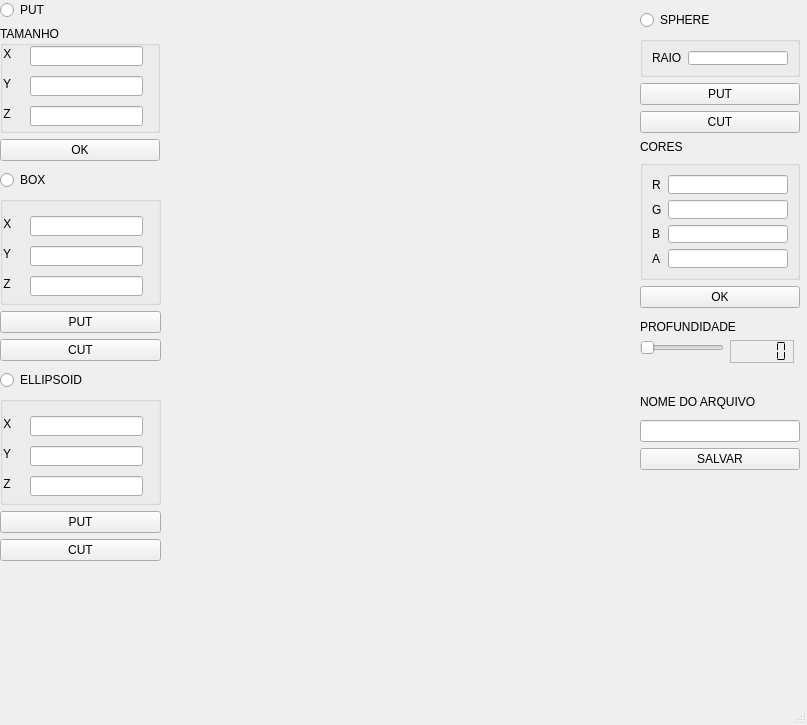
<?xml version="1.0" encoding="UTF-8"?>
<ui version="4.0">
 <class>MainWindow</class>
 <widget class="QMainWindow" name="MainWindow">
  <property name="geometry">
   <rect>
    <x>0</x>
    <y>0</y>
    <width>807</width>
    <height>725</height>
   </rect>
  </property>
  <property name="windowTitle">
   <string>MainWindow</string>
  </property>
  <widget class="QWidget" name="centralwidget">
   <widget class="QWidget" name="verticalLayoutWidget">
    <property name="geometry">
     <rect>
      <x>0</x>
      <y>0</y>
      <width>160</width>
      <height>161</height>
     </rect>
    </property>
    <layout class="QVBoxLayout" name="verticalLayout">
     <item>
      <widget class="QRadioButton" name="radioButtonPut">
       <property name="text">
        <string>PUT</string>
       </property>
      </widget>
     </item>
     <item>
      <widget class="QGroupBox" name="groupBox">
       <property name="title">
        <string>TAMANHO</string>
       </property>
       <widget class="QLabel" name="label_3">
        <property name="geometry">
         <rect>
          <x>0</x>
          <y>80</y>
          <width>21</width>
          <height>16</height>
         </rect>
        </property>
        <property name="text">
         <string> Z</string>
        </property>
       </widget>
       <widget class="QLineEdit" name="lineEditXPut">
        <property name="geometry">
         <rect>
          <x>30</x>
          <y>20</y>
          <width>113</width>
          <height>20</height>
         </rect>
        </property>
       </widget>
       <widget class="QLabel" name="label">
        <property name="geometry">
         <rect>
          <x>0</x>
          <y>20</y>
          <width>21</width>
          <height>16</height>
         </rect>
        </property>
        <property name="text">
         <string> X</string>
        </property>
       </widget>
       <widget class="QLineEdit" name="lineEditYPut">
        <property name="geometry">
         <rect>
          <x>30</x>
          <y>50</y>
          <width>113</width>
          <height>20</height>
         </rect>
        </property>
       </widget>
       <widget class="QLabel" name="label_2">
        <property name="geometry">
         <rect>
          <x>0</x>
          <y>50</y>
          <width>21</width>
          <height>16</height>
         </rect>
        </property>
        <property name="text">
         <string> Y</string>
        </property>
       </widget>
       <widget class="QLineEdit" name="lineEditZPut">
        <property name="geometry">
         <rect>
          <x>30</x>
          <y>80</y>
          <width>113</width>
          <height>20</height>
         </rect>
        </property>
       </widget>
      </widget>
     </item>
     <item>
      <widget class="QPushButton" name="pushButtonPut">
       <property name="text">
        <string>OK</string>
       </property>
      </widget>
     </item>
    </layout>
   </widget>
   <widget class="QWidget" name="verticalLayoutWidget_2">
    <property name="geometry">
     <rect>
      <x>0</x>
      <y>170</y>
      <width>161</width>
      <height>191</height>
     </rect>
    </property>
    <layout class="QVBoxLayout" name="verticalLayout_2">
     <item>
      <widget class="QRadioButton" name="radioButtonBox">
       <property name="text">
        <string>BOX</string>
       </property>
      </widget>
     </item>
     <item>
      <widget class="QGroupBox" name="groupBox_2">
       <property name="title">
        <string/>
       </property>
       <widget class="QLabel" name="label_4">
        <property name="geometry">
         <rect>
          <x>0</x>
          <y>80</y>
          <width>21</width>
          <height>16</height>
         </rect>
        </property>
        <property name="text">
         <string> Z</string>
        </property>
       </widget>
       <widget class="QLineEdit" name="lineEditXBox">
        <property name="geometry">
         <rect>
          <x>30</x>
          <y>20</y>
          <width>113</width>
          <height>20</height>
         </rect>
        </property>
       </widget>
       <widget class="QLabel" name="label_5">
        <property name="geometry">
         <rect>
          <x>0</x>
          <y>20</y>
          <width>21</width>
          <height>16</height>
         </rect>
        </property>
        <property name="text">
         <string> X</string>
        </property>
       </widget>
       <widget class="QLineEdit" name="lineEditYBox">
        <property name="geometry">
         <rect>
          <x>30</x>
          <y>50</y>
          <width>113</width>
          <height>20</height>
         </rect>
        </property>
       </widget>
       <widget class="QLabel" name="label_6">
        <property name="geometry">
         <rect>
          <x>0</x>
          <y>50</y>
          <width>21</width>
          <height>16</height>
         </rect>
        </property>
        <property name="text">
         <string> Y</string>
        </property>
       </widget>
       <widget class="QLineEdit" name="lineEditZBox">
        <property name="geometry">
         <rect>
          <x>30</x>
          <y>80</y>
          <width>113</width>
          <height>20</height>
         </rect>
        </property>
       </widget>
      </widget>
     </item>
     <item>
      <widget class="QPushButton" name="pushButtonPutBox">
       <property name="text">
        <string>PUT</string>
       </property>
      </widget>
     </item>
     <item>
      <widget class="QPushButton" name="pushButtonCutBox">
       <property name="text">
        <string>CUT</string>
       </property>
      </widget>
     </item>
    </layout>
   </widget>
   <widget class="QWidget" name="verticalLayoutWidget_3">
    <property name="geometry">
     <rect>
      <x>0</x>
      <y>370</y>
      <width>161</width>
      <height>191</height>
     </rect>
    </property>
    <layout class="QVBoxLayout" name="verticalLayout_3">
     <item>
      <widget class="QRadioButton" name="radioButtonEllip">
       <property name="text">
        <string>ELLIPSOID</string>
       </property>
      </widget>
     </item>
     <item>
      <widget class="QGroupBox" name="groupBox_3">
       <property name="title">
        <string/>
       </property>
       <widget class="QLabel" name="label_7">
        <property name="geometry">
         <rect>
          <x>0</x>
          <y>80</y>
          <width>21</width>
          <height>16</height>
         </rect>
        </property>
        <property name="text">
         <string> Z</string>
        </property>
       </widget>
       <widget class="QLineEdit" name="lineEditXEllip">
        <property name="geometry">
         <rect>
          <x>30</x>
          <y>20</y>
          <width>113</width>
          <height>20</height>
         </rect>
        </property>
       </widget>
       <widget class="QLabel" name="label_8">
        <property name="geometry">
         <rect>
          <x>0</x>
          <y>20</y>
          <width>21</width>
          <height>16</height>
         </rect>
        </property>
        <property name="text">
         <string> X</string>
        </property>
       </widget>
       <widget class="QLineEdit" name="lineEditYEllip">
        <property name="geometry">
         <rect>
          <x>30</x>
          <y>50</y>
          <width>113</width>
          <height>20</height>
         </rect>
        </property>
       </widget>
       <widget class="QLabel" name="label_9">
        <property name="geometry">
         <rect>
          <x>0</x>
          <y>50</y>
          <width>21</width>
          <height>16</height>
         </rect>
        </property>
        <property name="text">
         <string> Y</string>
        </property>
       </widget>
       <widget class="QLineEdit" name="lineEditZEllip">
        <property name="geometry">
         <rect>
          <x>30</x>
          <y>80</y>
          <width>113</width>
          <height>20</height>
         </rect>
        </property>
       </widget>
      </widget>
     </item>
     <item>
      <widget class="QPushButton" name="pushButtonPutEllipsoid">
       <property name="text">
        <string>PUT</string>
       </property>
      </widget>
     </item>
     <item>
      <widget class="QPushButton" name="pushButtonCutEllipsoid">
       <property name="text">
        <string>CUT</string>
       </property>
      </widget>
     </item>
    </layout>
   </widget>
   <widget class="QWidget" name="verticalLayoutWidget_4">
    <property name="geometry">
     <rect>
      <x>640</x>
      <y>10</y>
      <width>160</width>
      <height>123</height>
     </rect>
    </property>
    <layout class="QVBoxLayout" name="verticalLayout_4">
     <item>
      <widget class="QRadioButton" name="radioButtonSphere">
       <property name="text">
        <string>SPHERE</string>
       </property>
      </widget>
     </item>
     <item>
      <widget class="QGroupBox" name="groupBox_4">
       <property name="title">
        <string/>
       </property>
       <layout class="QFormLayout" name="formLayout">
        <item row="0" column="0">
         <widget class="QLabel" name="label_10">
          <property name="text">
           <string>RAIO</string>
          </property>
         </widget>
        </item>
        <item row="0" column="1">
         <widget class="QLineEdit" name="lineEditSphere"/>
        </item>
       </layout>
      </widget>
     </item>
     <item>
      <widget class="QPushButton" name="pushButtonPutSphere">
       <property name="text">
        <string>PUT</string>
       </property>
      </widget>
     </item>
     <item>
      <widget class="QPushButton" name="pushButtonCutSphere">
       <property name="text">
        <string>CUT</string>
       </property>
      </widget>
     </item>
    </layout>
   </widget>
   <widget class="QWidget" name="layoutWidget">
    <property name="geometry">
     <rect>
      <x>640</x>
      <y>320</y>
      <width>164</width>
      <height>46</height>
     </rect>
    </property>
    <layout class="QFormLayout" name="formLayout_3">
     <item row="0" column="0">
      <widget class="QLabel" name="label_11">
       <property name="text">
        <string>PROFUNDIDADE</string>
       </property>
      </widget>
     </item>
     <item row="1" column="0">
      <layout class="QFormLayout" name="formLayout_2">
       <item row="0" column="0">
        <widget class="QSlider" name="horizontalSliderMatriz">
         <property name="orientation">
          <enum>Qt::Horizontal</enum>
         </property>
        </widget>
       </item>
       <item row="0" column="1">
        <widget class="QLCDNumber" name="lcdNumber">
         <property name="font">
          <font>
           <weight>75</weight>
           <bold>true</bold>
          </font>
         </property>
         <property name="contextMenuPolicy">
          <enum>Qt::DefaultContextMenu</enum>
         </property>
         <property name="frameShape">
          <enum>QFrame::StyledPanel</enum>
         </property>
         <property name="segmentStyle">
          <enum>QLCDNumber::Flat</enum>
         </property>
        </widget>
       </item>
      </layout>
     </item>
    </layout>
   </widget>
   <widget class="QWidget" name="verticalLayoutWidget_5">
    <property name="geometry">
     <rect>
      <x>640</x>
      <y>140</y>
      <width>160</width>
      <height>168</height>
     </rect>
    </property>
    <layout class="QVBoxLayout" name="verticalLayout_5">
     <item>
      <widget class="QLabel" name="label_12">
       <property name="text">
        <string>CORES</string>
       </property>
      </widget>
     </item>
     <item>
      <widget class="QGroupBox" name="groupBox_5">
       <property name="title">
        <string/>
       </property>
       <layout class="QFormLayout" name="formLayout_4">
        <item row="0" column="0">
         <widget class="QLabel" name="label_13">
          <property name="text">
           <string>R</string>
          </property>
         </widget>
        </item>
        <item row="0" column="1">
         <widget class="QLineEdit" name="lineEditR"/>
        </item>
        <item row="1" column="0">
         <widget class="QLabel" name="label_14">
          <property name="text">
           <string>G</string>
          </property>
         </widget>
        </item>
        <item row="1" column="1">
         <widget class="QLineEdit" name="lineEditG"/>
        </item>
        <item row="2" column="0">
         <widget class="QLabel" name="label_15">
          <property name="text">
           <string>B</string>
          </property>
         </widget>
        </item>
        <item row="2" column="1">
         <widget class="QLineEdit" name="lineEditB"/>
        </item>
        <item row="3" column="0">
         <widget class="QLabel" name="label_16">
          <property name="text">
           <string>A</string>
          </property>
         </widget>
        </item>
        <item row="3" column="1">
         <widget class="QLineEdit" name="lineEditA"/>
        </item>
       </layout>
      </widget>
     </item>
     <item>
      <widget class="QPushButton" name="pushButtonMudarCor">
       <property name="text">
        <string>OK</string>
       </property>
      </widget>
     </item>
    </layout>
   </widget>
   <widget class="plotter" name="Plotter" native="true">
    <property name="geometry">
     <rect>
      <x>180</x>
      <y>10</y>
      <width>441</width>
      <height>661</height>
     </rect>
    </property>
   </widget>
   <widget class="QWidget" name="verticalLayoutWidget_6">
    <property name="geometry">
     <rect>
      <x>640</x>
      <y>390</y>
      <width>160</width>
      <height>80</height>
     </rect>
    </property>
    <layout class="QVBoxLayout" name="verticalLayout_6">
     <item>
      <widget class="QLabel" name="label_17">
       <property name="text">
        <string>NOME DO ARQUIVO</string>
       </property>
      </widget>
     </item>
     <item>
      <widget class="QLineEdit" name="lineEditSalvar"/>
     </item>
     <item>
      <widget class="QPushButton" name="pushButtonSalvar">
       <property name="text">
        <string>SALVAR</string>
       </property>
      </widget>
     </item>
    </layout>
   </widget>
  </widget>
  <widget class="QMenuBar" name="menubar">
   <property name="geometry">
    <rect>
     <x>0</x>
     <y>0</y>
     <width>807</width>
     <height>21</height>
    </rect>
   </property>
  </widget>
  <widget class="QStatusBar" name="statusbar"/>
 </widget>
 <customwidgets>
  <customwidget>
   <class>plotter</class>
   <extends>QWidget</extends>
   <header location="global">plotter.h</header>
   <container>1</container>
  </customwidget>
 </customwidgets>
 <resources/>
 <connections/>
</ui>
